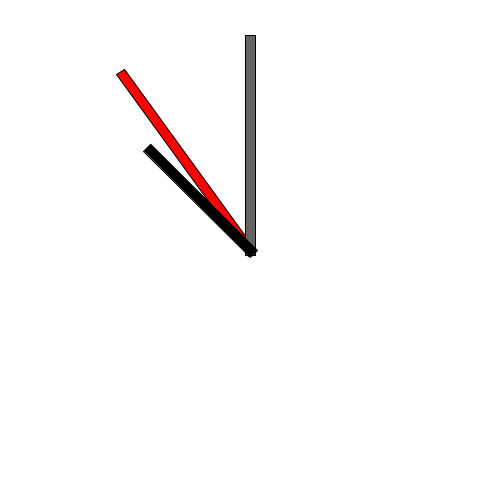
Frame 1 (no input)
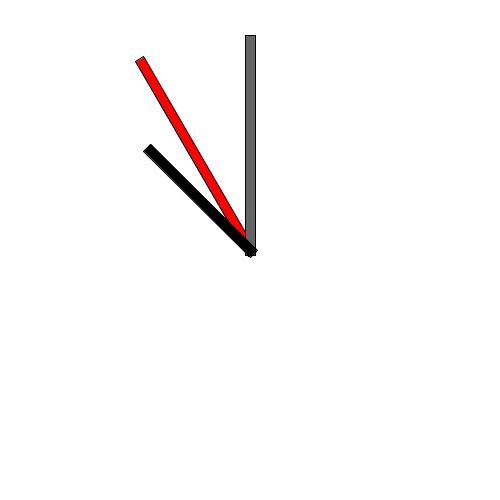
Frame 60 (the mouse pressed at the canvas centre just before this capture)
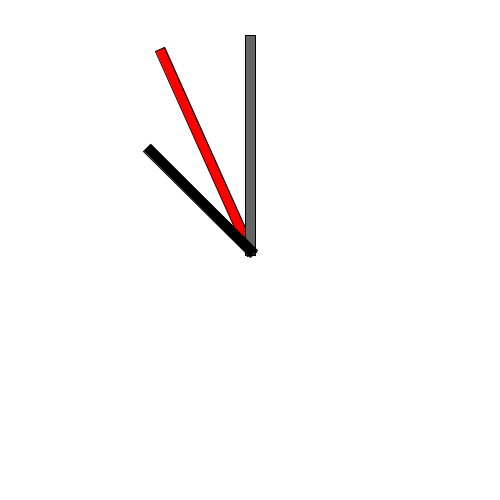
Frame 120 (the mouse held since frame 60 and released just before this capture)

The Processing sketch that drew these frames (run headless with seeded random() and noise(); from frame 60 on, the mouse is pressed at the canvas centre):

// Processing sketch: _06_analog_clock
// ── _06_analog_clock.pde
void setup() {
  size(500, 500);
  smooth();
}

void draw() {
  background(255);
  
  float s = second();
  float m = minute();
  float h = hour();
  
  pushMatrix();
  translate(width/2, height/2);

  pushMatrix();
  float sDeg = map(s, 0, 60, 0, 360) - 90;
  rotate(radians(sDeg));
  fill(255, 0, 0);
  rect(-5, -5, 225, 10);
  popMatrix();
  
  pushMatrix();
  float mDeg = map(m, 0, 60, 0, 360) - 90;
  rotate(radians(mDeg));
  fill(100);
  rect(-5, -5, 220, 10);  
  popMatrix();
  
  pushMatrix();
  float hDeg = map(h, 0, 24, 0, 360) - 90;
  rotate(radians(hDeg));
  fill(0);
  rect(-5, -5, 150, 10);
  popMatrix();
  
  popMatrix();  
}
